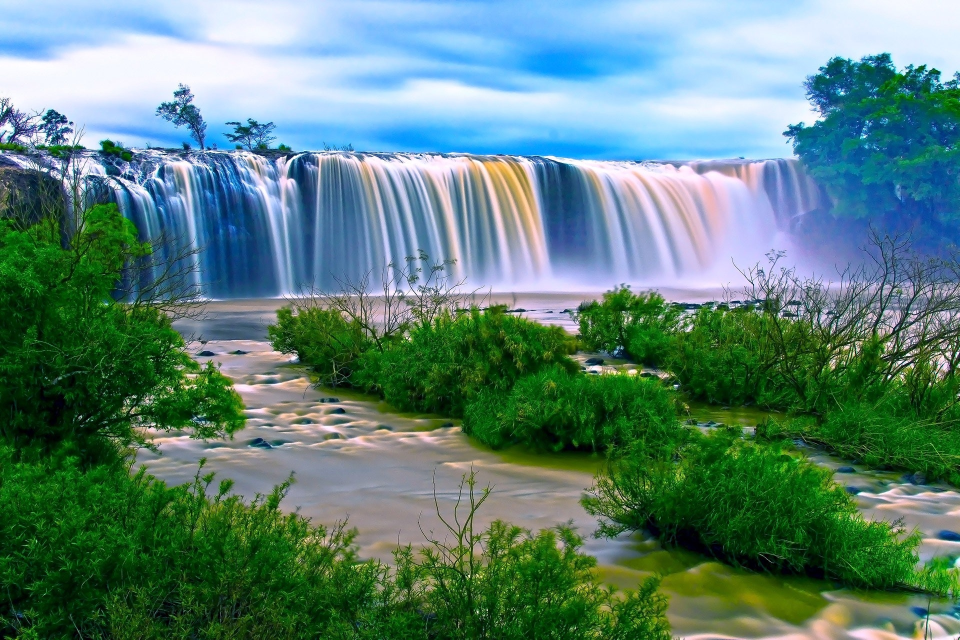
#> input picture image.jpg, 1920 x 1280 px (shown at 1/2 size)
$ jupyter execute Color-Extraction.ipynb   (shell and % lines are left out)   (Python 2 division)
#> lines starting #> are read from the running program, lines starting #| are printed output that depends on the picture
[cell 1]
import numpy as np
import matplotlib.pyplot as plt
import cv2

[cell 2]
im = cv2.imread('./image.jpg')
#> im is the input picture: shape (1280, 1920, 3); mean B, G, R 119.9, 129.5, 91.9
im = cv2.cvtColor(im, cv2.COLOR_BGR2RGB)
print(im.shape)
#| (1280, 1920, 3)
new_r = 100
new_c = int((float(im.shape[1])/im.shape[0])*new_r)
#> new_c = 150
print(new_c)
#| 150

img = cv2.resize(im, (new_c, new_r))
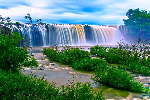
#> img: shape (100, 150, 3); mean R, G, B 91.8, 129.3, 119.7
print(img.shape)
#| (100, 150, 3)
plt.imshow(img)
plt.show()

[cell 3]
data = np.reshape(img, (-1, 3))
print(data.shape)
#| (15000, 3)

[cell 4]
print(data.dtype)
#| uint8

[cell 5]
from sklearn.cluster import KMeans

[cell 6]
km = KMeans(n_clusters=8)

[cell 7]
km.fit(data)

[cell 8]
centroids = np.array(km.cluster_centers_, dtype=np.uint8)
print(centroids.shape)
print(centroids)

[cell 9]
print(km.labels_.shape)
print(km.labels_.dtype)
freq = np.unique(km.labels_, return_counts=True)
print(freq)

[cell 10]
label_id = freq[0][freq[1].argmax()]
print(label_id)
most_dom_color = centroids[label_id]
print(most_dom_color)

display_stamp = np.zeros((20,20,3), dtype=np.uint8)
display_stamp[:, :, :] = 255 - most_dom_color

[cell 11]
plt.imshow(display_stamp)
plt.show()
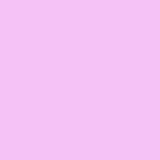
#> shown: shape (20, 20, 3) (shown 8 times larger); mean R, G, B 245, 194, 246

[cell 12]
freq_counts = freq[1]
print(freq_counts)
print(freq_counts.sum())

freq_ratio = freq_counts/float(freq_counts.sum())
print(freq_ratio)

[cell 13]
info = []
for ix in range(freq_ratio.shape[0]):
    item = (centroids[ix], freq_ratio[ix])
    info.append(item)

for cx in info:
    print(cx)

[cell 14]
sorted_info = sorted(info, key=lambda z:z[1], reverse=True)
for cx in sorted_info:
    print(cx)

[cell 15]
print len(sorted_info)
print(sorted_info[3][0])

[cell 16]
print_matrix = np.ones((10,100,3), dtype=np.uint8)
start = 0
for ix in range(len(sorted_info)):
    color = sorted_info[ix][0]
    width = int(sorted_info[ix][1]*print_matrix.shape[1])
    end = start + width
    print_matrix[:, start:end, :] = 255 - color
    start = end
    plt.axis('off')
    plt.imshow(print_matrix)
plt.show()
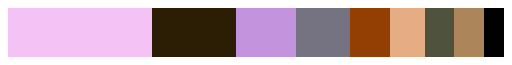
#> figure drawn by matplotlib, 1 panel
